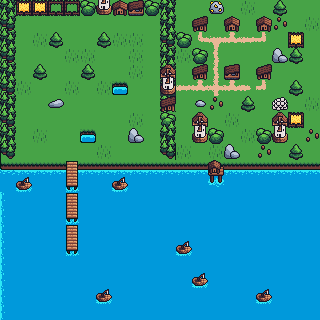

A level layout from a 2D game, rendered from its tile map. Below: a short description, then the map file with tile-grid data replaced by summaries:
An orthogonal 20x20 tile map with 16x16 px tiles, 3 tile layers (Background, FirstDetails, SecondDetails), 2 tilesets and 53 objects.

<map version="1.10" tiledversion="1.10.1" class="Map" orientation="orthogonal" renderorder="right-down" width="20" height="20" tilewidth="16" tileheight="16" infinite="0" nextlayerid="7" nextobjectid="57">
 <tileset firstgid="1" name="Tiles" tilewidth="16" tileheight="16" tilecount="625" columns="25">
  <image source="Tiles.png" width="400" height="400" />
 </tileset>
 <tileset firstgid="626" name="MasterSimple" tilewidth="16" tileheight="16" tilecount="256" columns="16">
  <image source="MasterSimple.png" width="256" height="256" />
 </tileset>
 <layer id="1" name="Background" width="20" height="20">
  <properties>
   <property name="Draw" type="bool" value="true" />
  </properties>
  <data>[400 cells, 400 non-empty, 8 distinct tile ids]</data>
 </layer>
 <layer id="2" name="FirstDetails" width="20" height="20">
  <properties>
   <property name="Draw" type="bool" value="true" />
  </properties>
  <data>[400 cells, 130 non-empty, 36 distinct tile ids]</data>
 </layer>
 <layer id="3" name="SecondDetails" width="20" height="20">
  <properties>
   <property name="Draw" type="bool" value="true" />
  </properties>
  <data>[400 cells, 37 non-empty, 15 distinct tile ids]</data>
 </layer>
 <objectgroup id="4" name="Wall">
  <object id="1" x="0" y="0" width="16" height="16" />
  <object id="2" x="16" y="0" width="16" height="16" />
  <object id="3" x="32" y="0" width="16" height="16" />
  <object id="4" x="48" y="0" width="16" height="16" />
  <object id="5" x="64" y="0" width="16" height="16" />
  <object id="6" x="80" y="0" width="16" height="16" />
  <object id="7" x="96" y="0" width="16" height="16" />
  <object id="8" x="112" y="0" width="16" height="16" />
  <object id="9" x="128" y="0" width="16" height="16" />
  <object id="10" x="144" y="0" width="16" height="16" />
  <object id="11" x="160" y="0" width="16" height="16" />
  <object id="12" x="160" y="16" width="16" height="16" />
  <object id="13" x="160" y="32" width="16" height="16" />
  <object id="14" x="160" y="48" width="16" height="16" />
  <object id="15" x="160" y="64" width="16" height="16" />
  <object id="16" x="160" y="80" width="16" height="16" />
  <object id="17" x="160" y="96" width="16" height="16" />
  <object id="18" x="160" y="112" width="16" height="16" />
  <object id="19" x="160" y="128" width="16" height="16" />
  <object id="20" x="160" y="144" width="16" height="16" />
  <object id="21" x="160" y="160" width="16" height="16" />
  <object id="22" x="144" y="160" width="16" height="16" />
  <object id="23" x="128" y="160" width="16" height="16" />
  <object id="24" x="112" y="160" width="16" height="16" />
  <object id="25" x="96" y="160" width="16" height="16" />
  <object id="26" x="80" y="160" width="16" height="16" />
  <object id="27" x="64" y="160" width="16" height="16" />
  <object id="28" x="48" y="160" width="16" height="16" />
  <object id="29" x="32" y="160" width="16" height="16" />
  <object id="30" x="16" y="160" width="16" height="16" />
  <object id="31" x="0" y="160" width="16" height="16" />
  <object id="32" x="0" y="144" width="16" height="16" />
  <object id="33" x="0" y="128" width="16" height="16" />
  <object id="34" x="0" y="112" width="16" height="16" />
  <object id="35" x="0" y="96" width="16" height="16" />
  <object id="36" x="0" y="80" width="16" height="16" />
  <object id="37" x="0" y="64" width="16" height="16" />
  <object id="38" x="0" y="48" width="16" height="16" />
  <object id="39" x="0" y="32" width="16" height="16" />
  <object id="40" x="0" y="16" width="16" height="16" />
  <object id="41" x="128" y="128" width="16" height="16" />
  <object id="42" x="112" y="80" width="16" height="16" />
  <object id="43" x="80" y="128" width="16" height="16" />
  <object id="45" x="48" y="96" width="16" height="16" />
  <object id="46" x="80" y="64" width="16" height="16" />
  <object id="47" x="32" y="64" width="16" height="16" />
  <object id="48" x="48" y="32" width="16" height="16" />
  <object id="49" x="96" y="32" width="16" height="16" />
 </objectgroup>
 <objectgroup id="5" name="fdsasd" />
 <objectgroup id="6" name="Enemies">
  <properties>
   <property name="isEnemy" type="bool" value="true" />
  </properties>
  <object id="52" x="80" y="96" width="16" height="16">
   <properties>
    <property name="1EnemyType" type="int" value="1" />
    <property name="2Velocity" type="int" value="6" />
    <property name="3TexturePath" value="Assets/Textures/GatsCombat.png" />
   </properties>
  </object>
  <object id="53" x="128" y="32" width="16" height="16">
   <properties>
    <property name="1EnemyType" type="int" value="5" />
    <property name="2Velocity" type="int" value="2" />
    <property name="3TexturePath" value="Assets/Textures/StrawDall.png" />
   </properties>
  </object>
  <object id="54" x="32" y="128" width="16" height="16">
   <properties>
    <property name="1EnemyType" type="int" value="5" />
    <property name="2Velocity" type="int" value="2" />
    <property name="3TexturePath" value="Assets/Textures/StrawDall.png" />
   </properties>
  </object>
  <object id="55" x="32" y="32" width="16" height="16">
   <properties>
    <property name="1EnemyType" type="int" value="5" />
    <property name="2Velocity" type="int" value="2" />
    <property name="3TexturePath" value="Assets/Textures/StrawDall.png" />
   </properties>
  </object>
  <object id="56" x="80" y="32" width="16" height="16">
   <properties>
    <property name="1EnemyType" type="int" value="3" />
    <property name="2Velocity" type="int" value="3" />
    <property name="3TexturePath" value="Assets/Textures/TankEnemy.png" />
   </properties>
  </object>
 </objectgroup>
</map>
